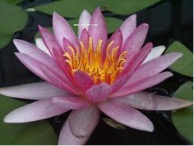
#> input picture fl.jpg, 194 x 146 px
$ python Image_Operations.py
#> lines starting #> are read from the running program, lines starting #| are printed output that depends on the picture
import cv2
import numpy as np
import matplotlib.pyplot as plt
from skimage import io, transform

# 1. 读取图像
flower = io.imread('fl.jpg')
#> flower is the input picture: shape (146, 194, 3); mean R, G, B 102, 81.9, 84.6
rice_origin = io.imread('fl1.jpg')
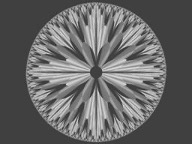
#> input picture fl1.jpg, 192 x 144 px
#> rice_origin is the input picture: shape (144, 192, 3); min 42, max 220, mean 102.5
rice = transform.resize(rice_origin, flower.shape[:2], mode='reflect')
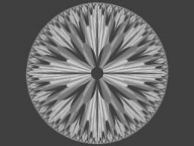
#> rice: shape (146, 194, 3) float64; min 0.194, max 0.848, mean 0.402

# 将rice转换为与flower相同的数据类型
rice = (rice * 255).astype(np.uint8)

# 图像混合
alpha = 0.5  # 调整权重
blended_image = cv2.addWeighted(flower, alpha, rice, 1 - alpha, 0)
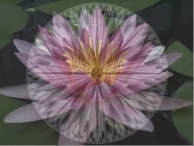
#> blended_image: shape (146, 194, 3); mean R, G, B 102.1, 92.1, 93.4

# 显示原始的两幅图像和混合后的图像
# plt.figure(figsize=(10, 6))
#
# plt.subplot(1, 3, 1)
# plt.imshow(flower)
# plt.title('Flower')
# plt.axis('off')
#
# plt.subplot(1, 3, 2)
# plt.imshow(rice)
# plt.title('Rice')
# plt.axis('off')
#
# plt.subplot(1, 3, 3)
# plt.imshow(cv2.cvtColor(blended_image, cv2.COLOR_BGR2RGB))
# plt.title('Blended Image')
# plt.axis('off')
#
# plt.show()

#  2. 图像的加法运算
# added_image = np.clip(flower + rice, 0, 255).astype(np.uint8)
#
# # 显示结果图像
# fig, axes = plt.subplots(1, 3, figsize=(15, 5))
#
# # 原始图像
# axes[0].imshow(flower)
# axes[0].set_title('Flower')
# axes[0].axis('off')
#
# # 第二个图像
# axes[1].imshow(rice)
# axes[1].set_title('Rice')
# axes[1].axis('off')
#
# # 加法运算结果图像
# axes[2].imshow(added_image)
# axes[2].set_title('Added Image')
# axes[2].axis('off')
#
# plt.show()

#
# import cv2
# import matplotlib.pyplot as plt
#
# # 读取图像
# RGB = cv2.imread('fl2.jpg')
#
# # 将图像的每一个像素值增加50，增加亮度
# RGB2 = cv2.add(RGB, (50, 50, 50))
#
# # 显示原始图像和增加亮度后的图像
# plt.subplot(1, 2, 1)
# plt.imshow(cv2.cvtColor(RGB, cv2.COLOR_BGR2RGB))
# plt.title('Original Image')
# plt.axis('off')
#
# plt.subplot(1, 2, 2)
# plt.imshow(cv2.cvtColor(RGB2, cv2.COLOR_BGR2RGB))
# plt.title('Increased Brightness Image')
# plt.axis('off')
#
# plt.show()

# import cv2
# import matplotlib.pyplot as plt
#
# # 读取图像
# I = cv2.imread('cameraman.jpg')
#
# # 生成背景亮度图像
# kernel = cv2.getStructuringElement(cv2.MORPH_ELLIPSE, (15, 15))
# background = cv2.morphologyEx(I, cv2.MORPH_OPEN, kernel)
#
# # 图像减法
# I2 = cv2.subtract(I, background)
#
# # 显示原始图像和减去背景后的图像
# plt.subplot(1, 2, 1)
# plt.imshow(cv2.cvtColor(I, cv2.COLOR_BGR2RGB))
# plt.title('Original Image')
# plt.axis('off')
#
# plt.subplot(1, 2, 2)
# plt.imshow(cv2.cvtColor(I2, cv2.COLOR_BGR2RGB))
# plt.title('Subtracted Image')
# plt.axis('off')
#
# # 保存减去背景后的图像
# cv2.imwrite('subtracted_image.jpg', I2)
#
# plt.show()

# import cv2
# import matplotlib.pyplot as plt
#
# # 读取图像
# I = cv2.imread('fl4.jpg')
#
# # 图像乘法运算
# J = cv2.multiply(I, 1.2)
#
# # 显示原始图像和乘以因子后的图像
# plt.subplot(1, 2, 1)
# plt.imshow(cv2.cvtColor(I, cv2.COLOR_BGR2RGB))
# plt.title('Original Image')
# plt.axis('off')
#
# plt.subplot(1, 2, 2)
# plt.imshow(cv2.cvtColor(J, cv2.COLOR_BGR2RGB))
# plt.title('Multiplied Image')
# plt.axis('off')
#
# plt.show()
#
# import cv2
# import matplotlib.pyplot as plt

#
# # 读取原始图像和背景图像
# cameraman = cv2.imread('cameraman.jpg', cv2.IMREAD_GRAYSCALE)
# background = cv2.imread('subtracted_image.jpg', cv2.IMREAD_GRAYSCALE)
#
# # 背景减法
# background_subtracted = cv2.subtract(cameraman, background)
#
# # 图像除法
# divided_image = cv2.divide(cameraman, background_subtracted)
#
# # 显示结果图像
# plt.imshow(divided_image, cmap='gray')
# plt.title('Divided Image')
# plt.axis('off')
# plt.show()
